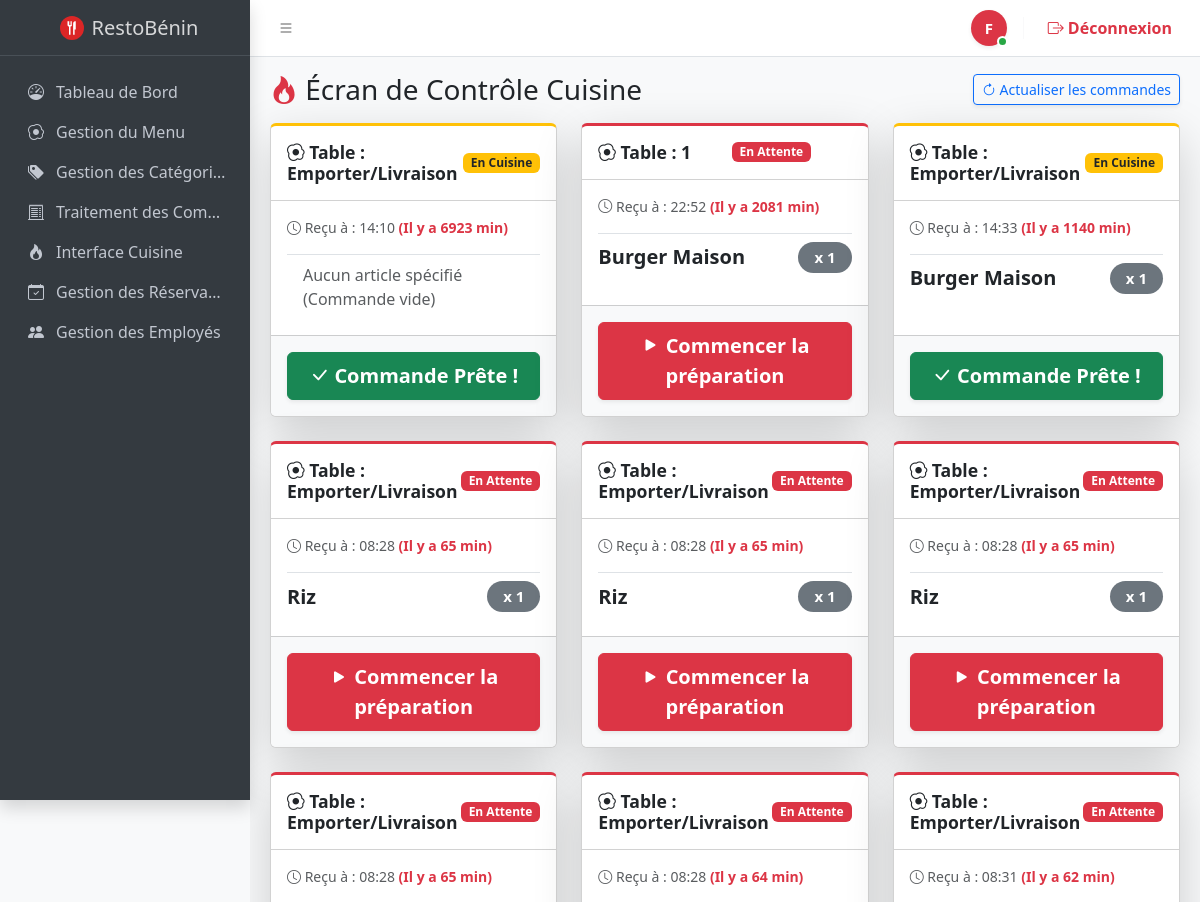
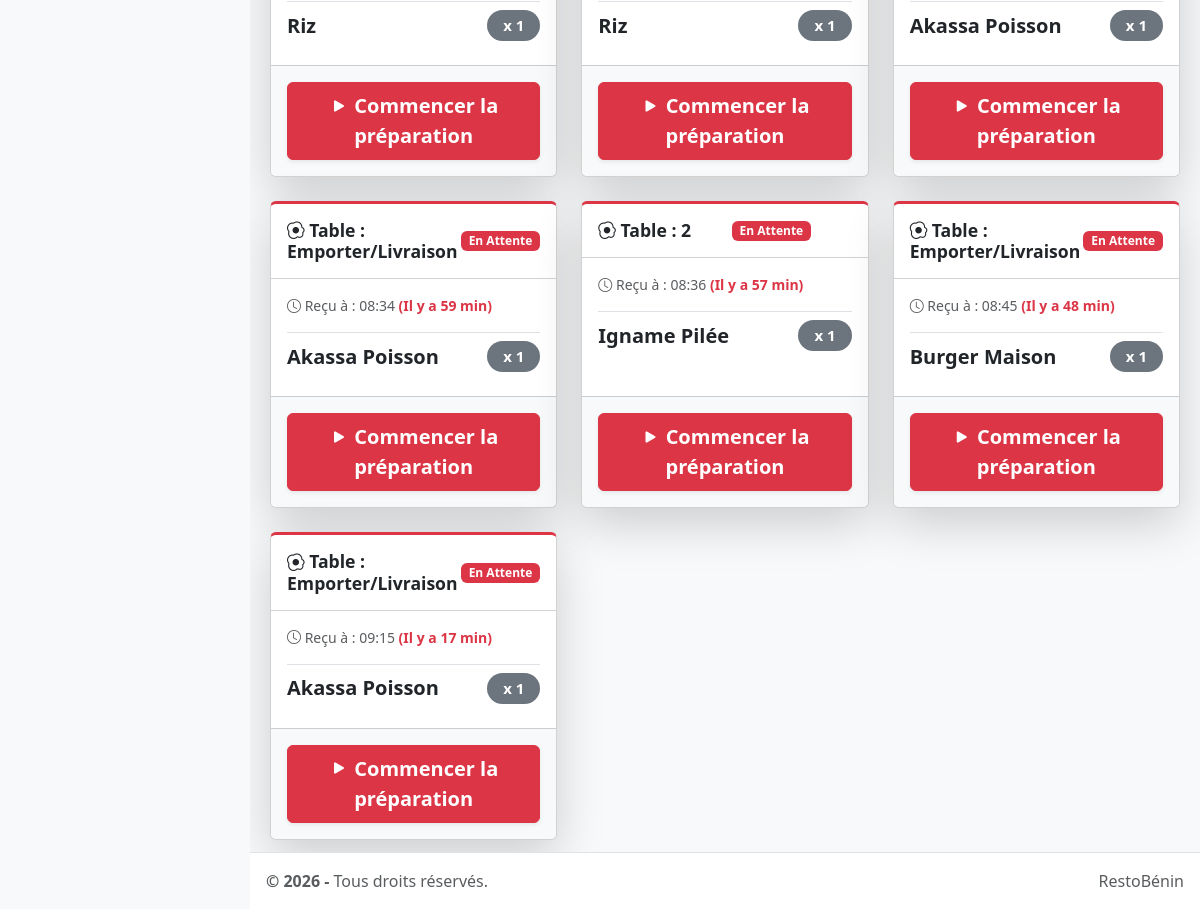
Screenshot of /pages/cuisine.php (signed in) with the database file from the repository (2 pictures, top to bottom).
### tables this page shows
CREATE TABLE `commandes` (
  `id_commande` int(11) NOT NULL AUTO_INCREMENT,
  `type` enum('sur_place','emporter','livraison') NOT NULL,
  `id_table` int(11) DEFAULT NULL,
  `nom_client` varchar(100) NOT NULL,
  `telephone_client` varchar(20) DEFAULT NULL,
  `email` varchar(255) DEFAULT NULL,
  `adresse_livraison` text DEFAULT NULL,
  `statut` enum('en_attente','en_cuisine','prete','livree','annulee') DEFAULT 'en_attente',
  `montant_total` decimal(10,2) DEFAULT 0.00,
  `date_heure` timestamp NOT NULL DEFAULT current_timestamp(),
  PRIMARY KEY (`id_commande`),
  KEY `fk_commande_table` (`id_table`),
  CONSTRAINT `fk_commande_table` FOREIGN KEY (`id_table`) REFERENCES `tables_restaurant` (`id_table`) ON DELETE SET NULL
);

CREATE TABLE `tables_restaurant` (
  `id_table` int(11) NOT NULL AUTO_INCREMENT,
  `numero` int(11) NOT NULL,
  `capacite` int(11) NOT NULL,
  `statut` enum('libre','occupee','reservee') DEFAULT 'libre',
  PRIMARY KEY (`id_table`),
  UNIQUE KEY `numero` (`numero`)
);

CREATE TABLE `lignes_commande` (
  `id_ligne` int(11) NOT NULL AUTO_INCREMENT,
  `id_commande` int(11) NOT NULL,
  `id_plat` int(11) NOT NULL,
  `quantite` int(11) NOT NULL,
  `prix_unitaire` decimal(10,2) NOT NULL,
  `commentaire_client` text DEFAULT NULL,
  PRIMARY KEY (`id_ligne`),
  KEY `fk_ligne_commande` (`id_commande`),
  KEY `fk_ligne_plat` (`id_plat`),
  CONSTRAINT `fk_ligne_commande` FOREIGN KEY (`id_commande`) REFERENCES `commandes` (`id_commande`) ON DELETE CASCADE,
  CONSTRAINT `fk_ligne_plat` FOREIGN KEY (`id_plat`) REFERENCES `plats` (`id_plat`) ON DELETE CASCADE
);

CREATE TABLE `plats` (
  `id_plat` int(11) NOT NULL AUTO_INCREMENT,
  `nom` varchar(150) NOT NULL,
  `description` text DEFAULT NULL,
  `prix` decimal(10,2) NOT NULL,
  `image` varchar(255) DEFAULT NULL,
  `disponible` tinyint(1) DEFAULT 1,
  `temps_preparation` int(11) DEFAULT NULL,
  `categorie` varchar(100) DEFAULT NULL,
  `id_categorie` int(11) NOT NULL,
  PRIMARY KEY (`id_plat`),
  KEY `fk_plat_categorie` (`id_categorie`),
  CONSTRAINT `fk_plat_categorie` FOREIGN KEY (`id_categorie`) REFERENCES `categories_plats` (`id_categorie`) ON DELETE CASCADE
);

### pages/cuisine.php (the view, shortened to what this page needs)
<?php
require_once '../config/db.php';
$sql = "SELECT c.id_commande, c.id_table, c.statut, c.date_heure,
               t.numero AS numero_table,
               l.quantite, p.nom AS nom_plat
        FROM commandes c
        LEFT JOIN tables_restaurant t ON c.id_table = t.id_table
        LEFT JOIN lignes_commande l ON c.id_commande = l.id_commande
        LEFT JOIN plats p ON l.id_plat = p.id_plat
        WHERE c.statut IN ('en_attente', 'en_cuisine')
        ORDER BY c.date_heure ASC";
$stmt = $pdo->query($sql);
$commandes_brutes = $stmt->fetchAll();
$tickets = [];
foreach ($commandes_brutes as $ligne) {
    $id_cmd = $ligne['id_commande'];
    if (!isset($tickets[$id_cmd])) {
        $tickets[$id_cmd] = [
            'id_commande' => $ligne['id_commande'],
            'numero_table' => $ligne['numero_table'] ?? "Emporter/Livraison",
            'statut' => $ligne['statut'],
            'date_heure' => $ligne['date_heure'],
            'plats' => []
        ];
    }
    if (!empty($ligne['nom_plat'])) {
        $tickets[$id_cmd]['plats'][] = [
            'nom' => $ligne['nom_plat'],
            'quantite' => $ligne['quantite']
        ];
    }
}
include '../includes/header.php';
include '../includes/navbar.php';
include '../includes/sidebar.php';
?>
<main class="app-main">
    <div class="app-content-header">
        <div class="container-fluid">
            <div class="row align-items-center">
                <div class="col-sm-6">
                    <h3 class="mb-0"><i class="bi bi-fire text-danger"></i> Écran de Contrôle Cuisine</h3>
                </div>
                <div class="col-sm-6 text-end">
                    <button onclick="window.location.reload();" class="btn btn-outline-primary shadow-sm btn-sm">
                        <i class="bi bi-arrow-clockwise"></i> Actualiser les commandes
                    </button>
                </div>
            </div>
        </div>
    </div>
    <div class="app-content">
        <div class="container-fluid">
            <?php if (empty($tickets)): ?>
                <div class="text-center py-5">
                    <div class="display-1 text-muted"><i class="bi bi-check2-circle text-success"></i></div>
                    <h4 class="text-secondary mt-3">Tout est propre !</h4>
                    <p class="text-muted">Aucune commande en attente de préparation pour le moment.</p>
                </div>
            <?php else: ?>
                <div class="row row-cols-1 row-cols-md-2 row-cols-xl-3 g-4">
                    <?php foreach ($tickets as $ticket):
                        $estEnAttente = ($ticket['statut'] === 'en_attente');
                        $cardClass = $estEnAttente ? 'card-danger' : 'card-warning';
                        $badgeClass = $estEnAttente ? 'bg-danger' : 'bg-warning text-dark';
                        $badgeTxt = $estEnAttente ? 'En Attente' : 'En Cuisine';
                        $heure_commande = new DateTime($ticket['date_heure']);
                        $maintenant = new DateTime();
                        $intervalle = $heure_commande->diff($maintenant);
                        $minutes_ecoulees = ($intervalle->days * 24 * 60) + ($intervalle->h * 60) + $intervalle->i;
                    ?>
                        <div class="col" id="ticket-<?php echo $ticket['id_commande']; ?>">
                            <div class="card <?php echo $cardClass; ?> card-outline shadow-lg h-100">
                                <div class="card-header d-flex justify-content-between align-items-center py-3">
                                    <h4 class="card-title fw-bold mb-0 text-dark">
                                        <i class="bi bi-egg-fried"></i> Table : <?php echo htmlspecialchars($ticket['numero_table']); ?>
                                    </h4>
                                    <span class="badge <?php echo $badgeClass; ?> fw-bold px-2 py-1">
                                        <?php echo $badgeTxt; ?>
                                    </span>
                                </div>
                                <div class="card-body">
                                    <p class="small text-muted mb-3">
                                        <i class="bi bi-clock"></i> Reçu à : <?php echo $heure_commande->format('H:i'); ?>
                                        <span class="fw-bold text-danger">(Il y a <?php echo $minutes_ecoulees; ?> min)</span>
                                    </p>
                                    <ul class="list-group list-group-flush mb-0 border-top">
                                        <?php if (empty($ticket['plats'])): ?>
                                            <li class="list-group-item text-muted italic py-2">
                                                Aucun article spécifié (Commande vide)
                                            </li>
                                        <?php else: ?>
                                            <?php foreach ($ticket['plats'] as $plat): ?>
                                                <li class="list-group-item d-flex justify-content-between align-items-center px-0 py-2 fs-5">
                                                    <span class="text-dark fw-semibold"><?php echo htmlspecialchars($plat['nom']); ?></span>
                                                    <span class="badge bg-secondary rounded-pill px-3 py-2">x <?php echo $plat['quantite']; ?></span>
                                                </li>
                                            <?php endforeach; ?>
                                        <?php endif; ?>
                                    </ul>
                                </div>
                                <div class="card-footer bg-light py-3 text-center">
                                    <?php if ($estEnAttente): ?>
                                        <button class="btn btn-danger w-100 fw-bold fs-5 shadow-sm py-2"
                                            onclick="changerStatut(<?php echo $ticket['id_commande']; ?>, 'en_cuisine')">
                                            <i class="bi bi-play-fill"></i> Commencer la préparation
                                        </button>
                                    <?php else: ?>
                                        <button class="btn btn-success w-100 fw-bold fs-5 shadow-sm py-2"
                                            onclick="changerStatut(<?php echo $ticket['id_commande']; ?>, 'prete')">
                                            <i class="bi bi-check-lg"></i> Commande Prête !
                                        </button>
                                    <?php endif; ?>
                                </div>
                            </div>
                        </div>
                    <?php endforeach; ?>
                </div>
            <?php endif; ?>
        </div>
    </div>
</main>
<?php include '../includes/footer.php'; ?>

### rows the page displays
commandes: numero_table "Emporter/Livraison", statut "En Cuisine", date_heure "14:10", shows "Aucun article spécifié (Commande vide)"
commandes: id_table.numero "1", statut "En Attente", date_heure "22:52", nom "Burger Maison", quantite "1"
lignes_commande: numero_table "Emporter/Livraison", id_commande.statut "En Cuisine", id_commande.date_heure "14:33", nom "Burger Maison", quantite "1"
lignes_commande: numero_table "Emporter/Livraison", id_commande.statut "En Attente", id_commande.date_heure "08:28", nom "Riz", quantite "1"
lignes_commande: numero_table "Emporter/Livraison", id_commande.statut "En Attente", id_commande.date_heure "08:28", nom "Riz", quantite "1"
lignes_commande: numero_table "Emporter/Livraison", id_commande.statut "En Attente", id_commande.date_heure "08:28", nom "Riz", quantite "1"
lignes_commande: numero_table "Emporter/Livraison", id_commande.statut "En Attente", id_commande.date_heure "08:28", nom "Riz", quantite "1"
lignes_commande: numero_table "Emporter/Livraison", id_commande.statut "En Attente", id_commande.date_heure "08:28", nom "Riz", quantite "1"
lignes_commande: numero_table "Emporter/Livraison", id_commande.statut "En Attente", id_commande.date_heure "08:31", nom "Akassa Poisson", quantite "1"
lignes_commande: numero_table "Emporter/Livraison", id_commande.statut "En Attente", id_commande.date_heure "08:34", nom "Akassa Poisson", quantite "1"
commandes: id_table.numero "2", statut "En Attente", date_heure "08:36", plats.nom "Igname Pilée", lignes_commande.quantite "1"
lignes_commande: numero_table "Emporter/Livraison", id_commande.statut "En Attente", id_commande.date_heure "08:45", nom "Burger Maison", quantite "1"
lignes_commande: numero_table "Emporter/Livraison", id_commande.statut "En Attente", id_commande.date_heure "09:15", nom "Akassa Poisson", quantite "1"

### other values shown
$initiale "F"
